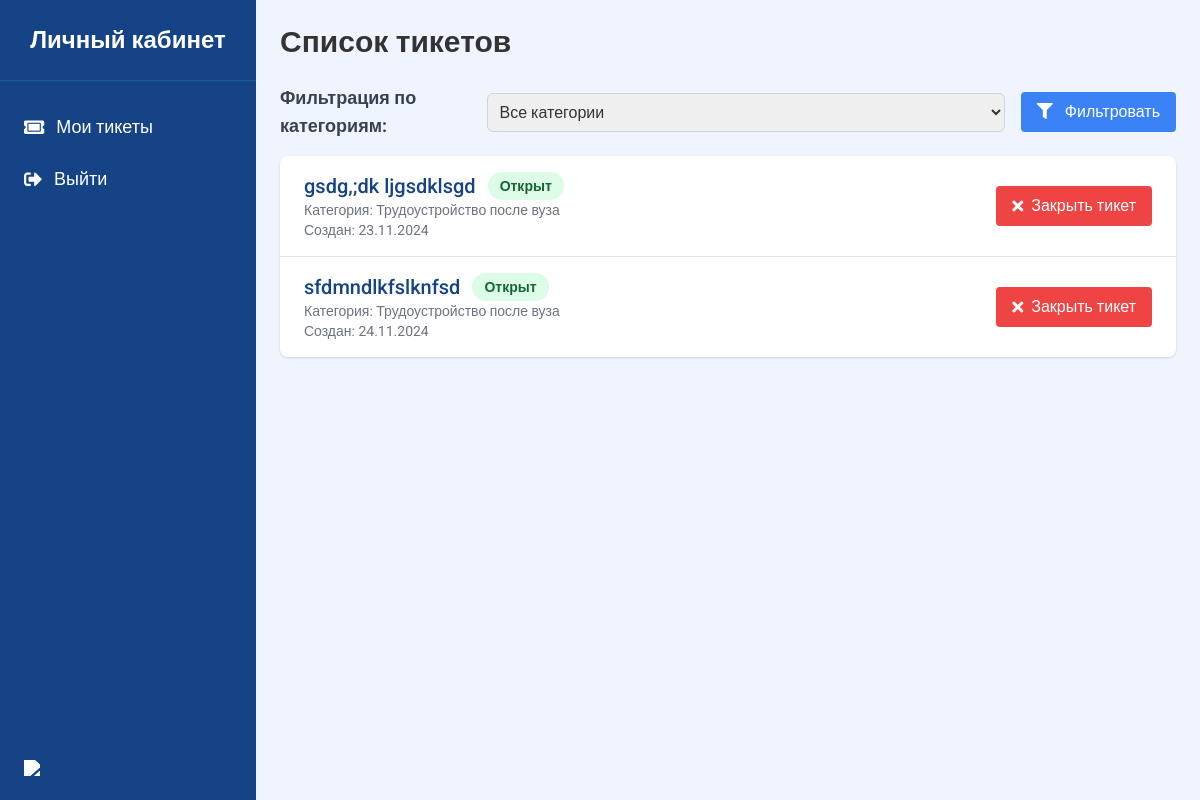
Before: /user/ (signed in) with the older database file.
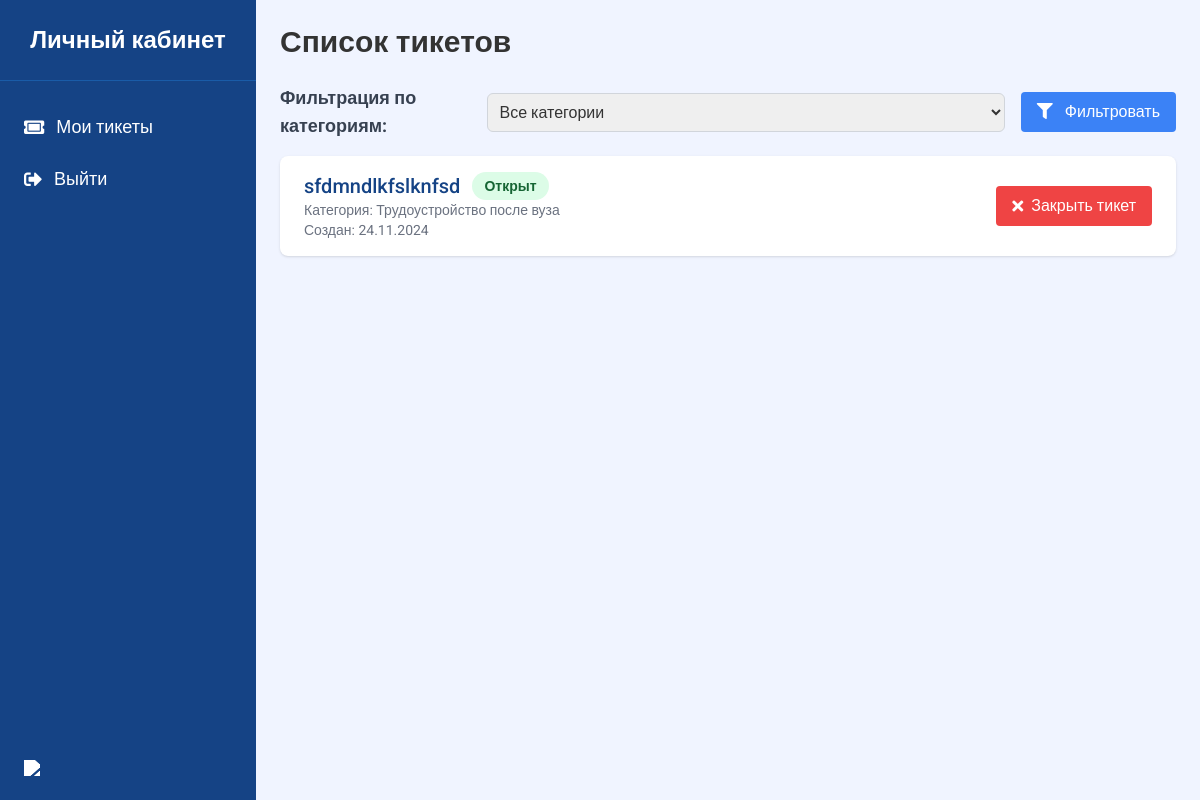
After: the same page with the newer database file.
### assistant/models.py (models this page shows, shortened)
class Ticket(models.Model):
    STATUS_CHOICES = [
        ('open', 'Открыт'),
        ('in_progress', 'В процессе'),
        ('closed', 'Закрыт'),
    ]
    title = models.CharField(max_length=255, verbose_name="Заголовок")
    description = models.TextField(verbose_name="Описание")
    author = models.ForeignKey(
        settings.AUTH_USER_MODEL,
        on_delete=models.SET_NULL,
        related_name="created_tickets",
        verbose_name="Автор",
        null=True
    )
    mentor = models.ForeignKey(
        settings.AUTH_USER_MODEL,
        on_delete=models.SET_NULL,
        related_name="assigned_tickets",
        blank=True,
        null=True,
        verbose_name="Ответственный наставник"
    )
    category = models.ForeignKey(
        Category,
        on_delete=models.SET_NULL,
        null=True,
        blank=True,
        verbose_name="Категория"
    )
    status = models.CharField(
        max_length=20,
        choices=STATUS_CHOICES,
        default='open',
        verbose_name="Статус"
    )
    created_at = models.DateTimeField(auto_now_add=True, verbose_name="Дата создания")
    updated_at = models.DateTimeField(auto_now=True, verbose_name="Дата обновления")

class Category(models.Model):
    name = models.CharField(max_length=100, unique=True, verbose_name="Название категории")
    description = models.TextField(blank=True, null=True, verbose_name="Описание")

### personal_ticket/views.py (the view, shortened to what this page needs)
# urls.py: path('', profile_ticket_list, name="profile_ticket_list"),
@login_required
def profile_ticket_list(request):
    user = request.user
    tickets = Ticket.objects.all()
    category_id = request.GET.get('category')
    if category_id:
        tickets = tickets.filter(category_id=category_id)
    tickets = tickets.exclude(status='closed')
    categories = Category.objects.all()
    if user.role == "mentor":
        print(user.role)
        return render(request, 'ticket_mentor.html', {'tickets': tickets, 'categories': categories})

### templates/ticket_mentor.html (shortened to what the changed rows need)
<!DOCTYPE html>
<html lang="ru">
<head>
    <script src="https://cdn.tailwindcss.com"></script>
    <link rel="stylesheet" href="https://cdnjs.cloudflare.com/ajax/libs/font-awesome/5.15.3/css/all.min.css">
</head>
<body class="bg-[#F0F4FF] text-[#333333]">
    <div class="flex flex-col md:flex-row">
        <main class="flex-1 p-6 md:ml-64">
            <div class="heder flex flex-col md:flex-row md:items-center md:justify-between">
                <h1 class="text-2xl md:text-3xl font-bold mb-4 md:mb-0">Список тикетов</h1>
            </div>
            <div class="bg-white shadow overflow-hidden sm:rounded-lg">
                <ul class="divide-y divide-gray-200">
                    {% for ticket in tickets %}
                    <li class="px-4 py-4 sm:px-6">
                        <div class="flex flex-col md:flex-row md:items-center md:justify-between">
                            <a href="{% url 'ticket_detail' ticket_id=ticket.id %}" class="flex-1">
                                <div>
                                    <div class="flex flex-col md:flex-row md:items-center">
                                        <h2 class="text-xl font-medium text-[#154385] truncate">{{ ticket.title }}</h2>
                                        <p class="mt-2 md:mt-0 md:ml-3 px-3 py-1 inline-flex text-sm leading-5 font-semibold rounded-full bg-green-100 text-green-800">
                                            {{ ticket.get_status_display }}
                                        </p>
                                    </div>
                                    <p class="text-sm text-gray-500">Категория: {{ ticket.category.name }}</p>
                                    <p class="text-sm text-gray-500">Создан: {{ ticket.created_at|date:"d.m.Y" }}</p>
                                </div>
                            </a>
                            <div class="mt-4 md:mt-0">
                                {% if ticket.status != 'closed' %}
                                <form method="post" action="{% url 'close_ticket' ticket.id %}">
                                    <button type="submit" class="flex items-center text-white bg-red-500 hover:bg-red-600 rounded px-4 py-2 transition-colors">
                                        <i class="fas fa-times mr-2"></i> Закрыть тикет
                                    </button>
                                </form>
                                {% endif %}
                            </div>
                        </div>
                    </li>
                    {% empty %}
                    <li class="px-4 py-4 sm:px-6 text-center text-gray-500">Нет тикетов для отображения.</li>
                    {% endfor %}
                </ul>
            </div>
        </main>
    </div>
</body>
</html>

Changed rows visible on the page:
no longer on this page (row edited): Ticket: title "gsdg,;dk ljgsdklsgd", status "Открыт", category.name "Трудоустройство после вуза", created_at "23.11.2024", shows "Закрыть тикет"
